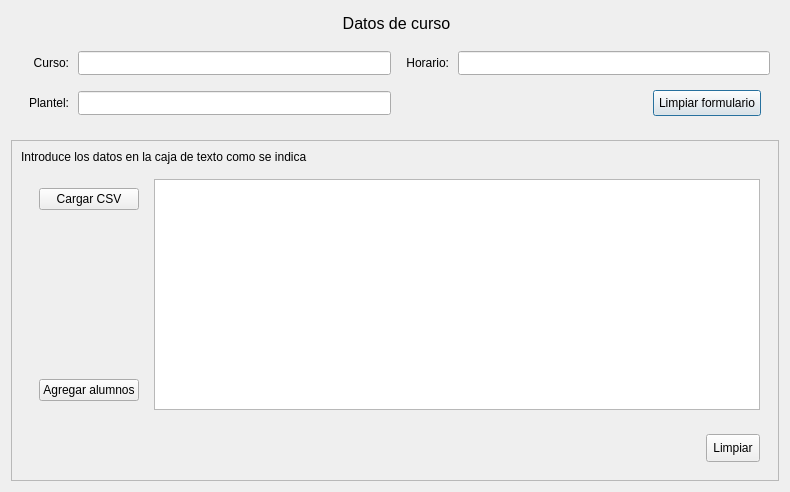
<?xml version="1.0" encoding="UTF-8"?>
<ui version="4.0">
 <class>Ventana_CargarCSV</class>
 <widget class="QDialog" name="Ventana_CargarCSV">
  <property name="geometry">
   <rect>
    <x>0</x>
    <y>0</y>
    <width>790</width>
    <height>492</height>
   </rect>
  </property>
  <property name="windowTitle">
   <string>Agrega varios alumnos a la vez</string>
  </property>
  <layout class="QGridLayout" name="gridLayout">
   <item row="0" column="0">
    <widget class="QLabel" name="Titulo">
     <property name="styleSheet">
      <string notr="true">padding:  3% 0;
</string>
     </property>
     <property name="text">
      <string>&lt;html&gt;&lt;head/&gt;&lt;body&gt;&lt;p align=&quot;center&quot;&gt;&lt;span style=&quot; font-size:12pt;&quot;&gt;Datos de curso&lt;/span&gt;&lt;/p&gt;&lt;/body&gt;&lt;/html&gt;</string>
     </property>
    </widget>
   </item>
   <item row="1" column="0">
    <widget class="QWidget" name="Caja_info" native="true">
     <property name="accessibleDescription">
      <string/>
     </property>
     <property name="styleSheet">
      <string notr="true">padding:  3%</string>
     </property>
     <layout class="QGridLayout" name="gridLayout_2">
      <item row="0" column="0">
       <widget class="QLabel" name="label_2">
        <property name="text">
         <string>&lt;html&gt;&lt;head/&gt;&lt;body&gt;&lt;p align=&quot;right&quot;&gt;Curso:&lt;/p&gt;&lt;/body&gt;&lt;/html&gt;</string>
        </property>
        <property name="buddy">
         <cstring>entrada_Curso</cstring>
        </property>
       </widget>
      </item>
      <item row="0" column="1">
       <widget class="QLineEdit" name="entrada_Curso">
        <property name="toolTip">
         <string>&lt;html&gt;&lt;head/&gt;&lt;body&gt;&lt;p&gt;Ingresa el nombre del curso&lt;/p&gt;&lt;/body&gt;&lt;/html&gt;</string>
        </property>
        <property name="whatsThis">
         <string/>
        </property>
        <property name="accessibleName">
         <string/>
        </property>
        <property name="accessibleDescription">
         <string/>
        </property>
       </widget>
      </item>
      <item row="0" column="2">
       <widget class="QLabel" name="label_3">
        <property name="text">
         <string>&lt;html&gt;&lt;head/&gt;&lt;body&gt;&lt;p align=&quot;right&quot;&gt;Horario:&lt;/p&gt;&lt;/body&gt;&lt;/html&gt;</string>
        </property>
        <property name="buddy">
         <cstring>entrada_Horario</cstring>
        </property>
       </widget>
      </item>
      <item row="0" column="3">
       <widget class="QLineEdit" name="entrada_Horario">
        <property name="toolTip">
         <string>&lt;html&gt;&lt;head/&gt;&lt;body&gt;&lt;p&gt;Ingresa el horario&lt;/p&gt;&lt;/body&gt;&lt;/html&gt;</string>
        </property>
       </widget>
      </item>
      <item row="1" column="0">
       <widget class="QLabel" name="label_4">
        <property name="text">
         <string>&lt;html&gt;&lt;head/&gt;&lt;body&gt;&lt;p align=&quot;right&quot;&gt;Plantel:&lt;/p&gt;&lt;/body&gt;&lt;/html&gt;</string>
        </property>
        <property name="buddy">
         <cstring>entrada_Plantel</cstring>
        </property>
       </widget>
      </item>
      <item row="1" column="1">
       <widget class="QLineEdit" name="entrada_Plantel">
        <property name="toolTip">
         <string>&lt;html&gt;&lt;head/&gt;&lt;body&gt;&lt;p&gt;Ingresa el plantel donde se imparte el curso&lt;/p&gt;&lt;/body&gt;&lt;/html&gt;</string>
        </property>
       </widget>
      </item>
      <item row="1" column="3">
       <widget class="QWidget" name="widget_2" native="true">
        <layout class="QHBoxLayout" name="horizontalLayout">
         <item>
          <spacer name="horizontalSpacer">
           <property name="orientation">
            <enum>Qt::Horizontal</enum>
           </property>
           <property name="sizeHint" stdset="0">
            <size>
             <width>157</width>
             <height>20</height>
            </size>
           </property>
          </spacer>
         </item>
         <item>
          <widget class="QPushButton" name="buttonLimpiarDatos">
           <property name="styleSheet">
            <string notr="true">padding: 5%
</string>
           </property>
           <property name="text">
            <string>Limpiar formulario</string>
           </property>
          </widget>
         </item>
        </layout>
       </widget>
      </item>
     </layout>
    </widget>
   </item>
   <item row="2" column="0">
    <widget class="QFrame" name="frame_texto">
     <property name="sizePolicy">
      <sizepolicy hsizetype="Expanding" vsizetype="Expanding">
       <horstretch>0</horstretch>
       <verstretch>0</verstretch>
      </sizepolicy>
     </property>
     <property name="frameShape">
      <enum>QFrame::StyledPanel</enum>
     </property>
     <property name="frameShadow">
      <enum>QFrame::Raised</enum>
     </property>
     <layout class="QVBoxLayout" name="verticalLayout_2">
      <item>
       <widget class="QLabel" name="frame_instruccion">
        <property name="text">
         <string>Introduce los datos en la caja de texto como se indica</string>
        </property>
       </widget>
      </item>
      <item>
       <widget class="QWidget" name="widget_3" native="true">
        <layout class="QHBoxLayout" name="horizontalLayout_2">
         <item>
          <widget class="QWidget" name="widget_4" native="true">
           <layout class="QVBoxLayout" name="verticalLayout">
            <item>
             <widget class="QPushButton" name="buttonCargarCSV">
              <property name="toolTip">
               <string>&lt;html&gt;&lt;head/&gt;&lt;body&gt;&lt;p&gt;Carga un archivo CSV&lt;/p&gt;&lt;/body&gt;&lt;/html&gt;</string>
              </property>
              <property name="whatsThis">
               <string>&lt;html&gt;&lt;head/&gt;&lt;body&gt;&lt;p&gt;Cargar archivos CSV con datos de varios alumnos a la vez&lt;/p&gt;&lt;/body&gt;&lt;/html&gt;</string>
              </property>
              <property name="accessibleName">
               <string/>
              </property>
              <property name="accessibleDescription">
               <string/>
              </property>
              <property name="text">
               <string>Cargar CSV</string>
              </property>
             </widget>
            </item>
            <item>
             <spacer name="verticalSpacer">
              <property name="orientation">
               <enum>Qt::Vertical</enum>
              </property>
              <property name="sizeHint" stdset="0">
               <size>
                <width>20</width>
                <height>40</height>
               </size>
              </property>
             </spacer>
            </item>
            <item>
             <widget class="QPushButton" name="ButtonAgregarAlumnos">
              <property name="toolTip">
               <string>&lt;html&gt;&lt;head/&gt;&lt;body&gt;&lt;p&gt;Agrega los datos escritos&lt;/p&gt;&lt;/body&gt;&lt;/html&gt;</string>
              </property>
              <property name="text">
               <string>Agregar alumnos</string>
              </property>
             </widget>
            </item>
           </layout>
          </widget>
         </item>
         <item>
          <widget class="QTextEdit" name="entradaLineas">
           <property name="toolTip">
            <string>&lt;html&gt;&lt;head/&gt;&lt;body&gt;&lt;p&gt;Escribe los datos de los alumnos&lt;/p&gt;&lt;/body&gt;&lt;/html&gt;</string>
           </property>
          </widget>
         </item>
        </layout>
       </widget>
      </item>
      <item>
       <widget class="QWidget" name="widget_5" native="true">
        <layout class="QGridLayout" name="gridLayout_4">
         <item row="0" column="1">
          <widget class="QPushButton" name="buttonLimpiarCaja">
           <property name="styleSheet">
            <string notr="true">padding: 6%
</string>
           </property>
           <property name="text">
            <string>Limpiar</string>
           </property>
          </widget>
         </item>
         <item row="0" column="0">
          <spacer name="horizontalSpacer_2">
           <property name="orientation">
            <enum>Qt::Horizontal</enum>
           </property>
           <property name="sizeHint" stdset="0">
            <size>
             <width>40</width>
             <height>20</height>
            </size>
           </property>
          </spacer>
         </item>
        </layout>
       </widget>
      </item>
     </layout>
    </widget>
   </item>
  </layout>
 </widget>
 <resources/>
 <connections>
  <connection>
   <sender>buttonLimpiarDatos</sender>
   <signal>clicked()</signal>
   <receiver>entrada_Horario</receiver>
   <slot>clear()</slot>
   <hints>
    <hint type="sourcelabel">
     <x>742</x>
     <y>103</y>
    </hint>
    <hint type="destinationlabel">
     <x>669</x>
     <y>75</y>
    </hint>
   </hints>
  </connection>
  <connection>
   <sender>buttonLimpiarDatos</sender>
   <signal>clicked()</signal>
   <receiver>entrada_Plantel</receiver>
   <slot>clear()</slot>
   <hints>
    <hint type="sourcelabel">
     <x>725</x>
     <y>111</y>
    </hint>
    <hint type="destinationlabel">
     <x>301</x>
     <y>117</y>
    </hint>
   </hints>
  </connection>
  <connection>
   <sender>buttonLimpiarDatos</sender>
   <signal>clicked()</signal>
   <receiver>entrada_Curso</receiver>
   <slot>clear()</slot>
   <hints>
    <hint type="sourcelabel">
     <x>676</x>
     <y>107</y>
    </hint>
    <hint type="destinationlabel">
     <x>290</x>
     <y>50</y>
    </hint>
   </hints>
  </connection>
  <connection>
   <sender>buttonLimpiarCaja</sender>
   <signal>clicked()</signal>
   <receiver>entradaLineas</receiver>
   <slot>clear()</slot>
   <hints>
    <hint type="sourcelabel">
     <x>739</x>
     <y>449</y>
    </hint>
    <hint type="destinationlabel">
     <x>671</x>
     <y>327</y>
    </hint>
   </hints>
  </connection>
 </connections>
</ui>
